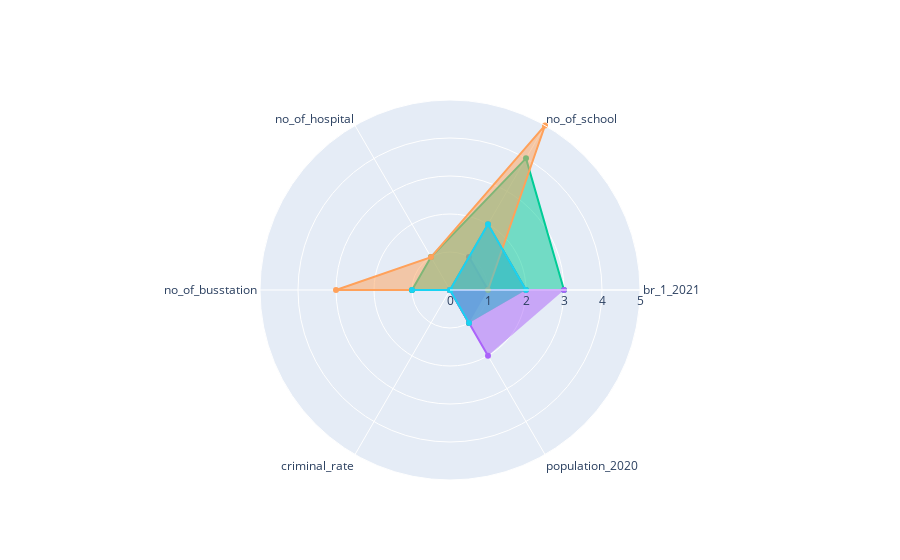

Notebook cell for this chart:
### Markdown cell above
## DBSCAN Clustering

### Code cell
###################################################
## Modeling #######################################
###################################################

db = DBSCAN(eps=0.1,
            min_samples=2,
            metric='euclidean')

df_dbscan = df_neighborhood_model.copy()

# fit and predict
dbscan_cluster = db.fit_predict(df_dbscan)

labels = db.labels_
print('Silhouette Score:', metrics.silhouette_score(df_dbscan,labels))
print('Calinski Harabasz Score:', metrics.calinski_harabasz_score(df_dbscan, labels))

PCA_plot_2d(df_dbscan, dbscan_cluster, 'DBSCAN Clustering Visualized in 2 dimensions')

df_dbscan = df_neighborhood.copy()
df_dbscan['cluster'] = dbscan_cluster



###################################################
## Plot the radar chart ###########################
###################################################

categories = features


fig = go.Figure()

max_r = 0
    
for i in set(df_dbscan['cluster']):
    r = []
    
    for j in categories:
        #r.append(get_radar_value_by_std(df_dbscan[df_dbscan['cluster'] == i][j].mean(), df_neighborhood[j].mean()))
        r.append(get_radar_value_by_rescale(df_dbscan[df_dbscan['cluster'] == i][j].mean(), df_neighborhood[j].min(), df_neighborhood[j].max()))
    
    fig.add_trace(go.Scatterpolar(
          r=r,
          theta=categories,
          fill='toself',
          name='Cluster'+str(i)
    ))
    
    if max(r) > max_r:
        max_r = max(r)

fig.update_layout(
  polar=dict(
    radialaxis=dict(
      visible=True,
      range=[0, max_r]
    )),
  showlegend=False
)

fig.show()


###################################################
## Print the map ##################################
###################################################

# get NYC latitude and longitude

address = 'New York City, NY'
location = None

geolocator = Nominatim(user_agent="ny_explorer")
location = geolocator.geocode(address)
nyc_latitude = location.latitude
nyc_longitude = location.longitude

print('The geograpical coordinate of New York City are {}, {}.'.format(nyc_latitude, nyc_longitude))

# create map
map_clusters = folium.Map(location=[nyc_latitude, nyc_longitude], zoom_start=10)

# set color scheme for the clusters
## blue: 3471EB, red: BB0000, green: 00BB00, purple: 6E34EB, orange: EBA134
rainbow = ['#EBA134', '#3471EB', '#00BB00', '#6E34EB', '#BB0000'] 

# add markers to the map
markers_colors = []
for lat, lon, poi, cluster in zip(neighborhood['latitude'], neighborhood['longitude'], neighborhood['neighborhood'], df_hierarchical['cluster']):
    label = folium.Popup(str(poi) + ' Cluster ' + str(cluster), parse_html=True)
    folium.CircleMarker(
        [lat, lon],
        radius=5,
        popup=label,
        color=rainbow[cluster-1],
        fill=True,
        fill_color=rainbow[cluster-1],
        fill_opacity=0.8).add_to(map_clusters)
       
map_clusters

### Figure 1 — Plotly figure (JSON) as saved in the notebook; plotly's stock layout.template omitted (floating-point values rounded to 4 significant figures)
{"data": [{"fill": "toself", "name": "Cluster0", "r": [1, 1, 0, 0, 0, 1], "theta": ["br_1_2021", "no_of_school", "no_of_hospital", "no_of_busstation", "criminal_rate", "population_2020"], "type": "scatterpolar"}, {"fill": "toself", "name": "Cluster1", "r": [2, 2, 0, 1, 0, 1], "theta": ["br_1_2021", "no_of_school", "no_of_hospital", "no_of_busstation", "criminal_rate", "population_2020"], "type": "scatterpolar"}, {"fill": "toself", "name": "Cluster2", "r": [3, 4, 1, 1, 0, 0], "theta": ["br_1_2021", "no_of_school", "no_of_hospital", "no_of_busstation", "criminal_rate", "population_2020"], "type": "scatterpolar"}, {"fill": "toself", "name": "Cluster3", "r": [3, 0, 0, 0, 0, 2], "theta": ["br_1_2021", "no_of_school", "no_of_hospital", "no_of_busstation", "criminal_rate", "population_2020"], "type": "scatterpolar"}, {"fill": "toself", "name": "Cluster4", "r": [1, 5, 1, 3, 0, 0], "theta": ["br_1_2021", "no_of_school", "no_of_hospital", "no_of_busstation", "criminal_rate", "population_2020"], "type": "scatterpolar"}, {"fill": "toself", "name": "Cluster-1", "r": [2, 2, 0, 1, 0, 1], "theta": ["br_1_2021", "no_of_school", "no_of_hospital", "no_of_busstation", "criminal_rate", "population_2020"], "type": "scatterpolar"}], "layout": {"autosize": true, "polar": {"angularaxis": {"type": "category"}, "radialaxis": {"autorange": false, "range": [0, 5], "type": "linear", "visible": true}}, "showlegend": false}}
